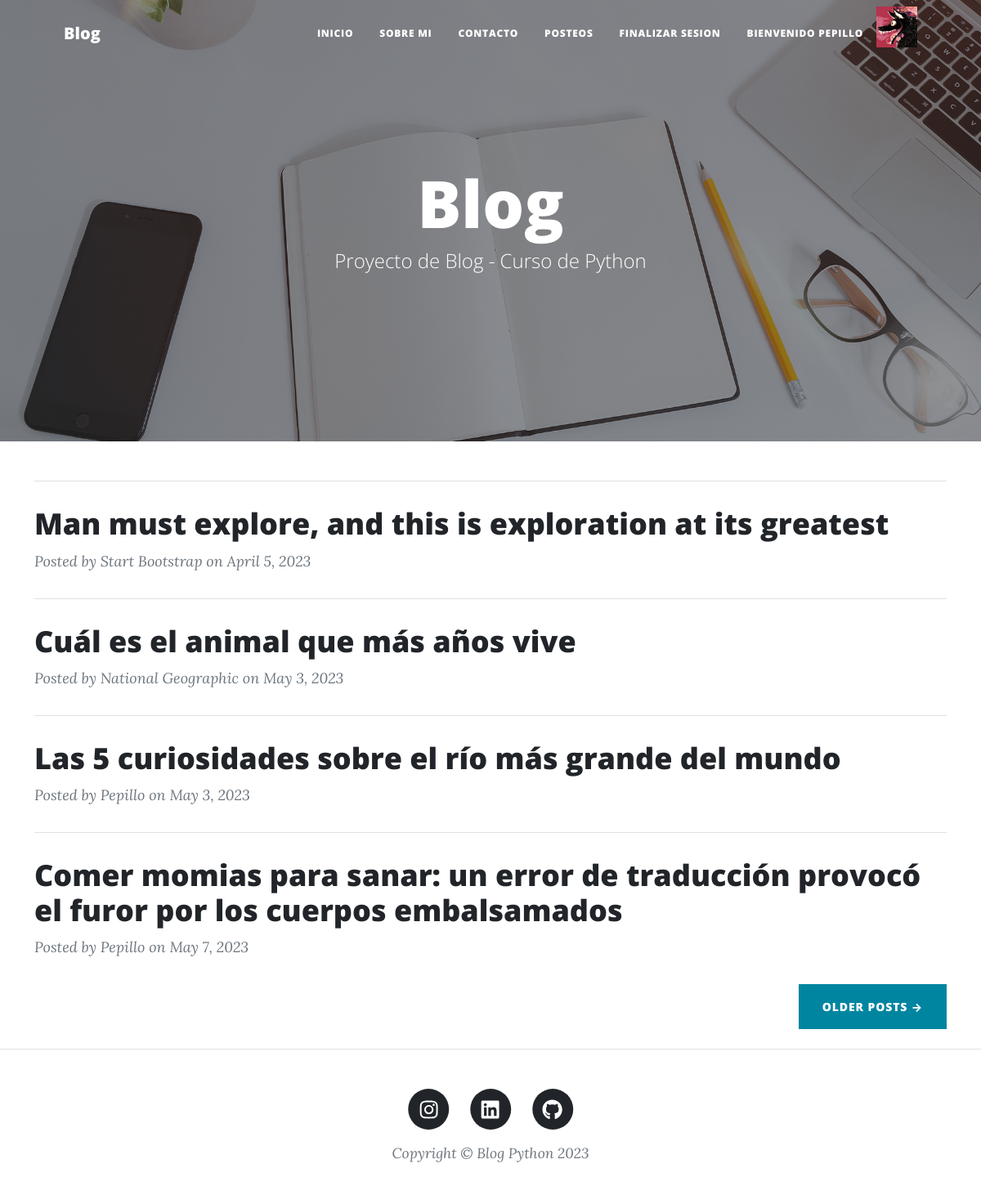
Screenshot of / (signed in) with the database file from the repository.
### Blog/models.py (models this page shows, shortened)
class Posteos(models.Model):
    titulo = models.CharField(max_length=200)
    subtitulo = models.CharField(max_length=200)
    autor = models.CharField(max_length=50)
    fecha = models.DateField()
    texto = RichTextField()

### Blog/views.py (the view)
# urls.py: path('', inicio),
def inicio(request):
    posteos = Posteos.objects.all()
    paginator = Paginator(posteos, 4)
    page_number = request.GET.get('page')
    page_obj = paginator.get_page(page_number)
    context = {'posteos': posteos,'page_obj': page_obj, "avatar": obtenerAvatar(request)}
    return render(request, 'inicio.html', context)

### Blog/views.py (called while the page is built)
@login_required
def obtenerAvatar(request):
    avatares = Avatar.objects.filter(user=request.user.id)
    if len(avatares) != 0:
        return avatares[0].imagen.url
    else:
        return "/media/avatares/default.png"

### Blog/templates/inicio.html (shortened to what this page needs)
{% extends "padre.html" %}
{% load static %}
{% block solo_inicio %}
 <header class="masthead" style="background-image: url('{% static "assets/img/home-bg.jpg" %}')">
       <div class="container position-relative px-4 px-lg-5">
          <div class="row gx-4 gx-lg-5 justify-content-center">
             <div class="col-md-10 col-lg-8 col-xl-7">
                 <div class="site-heading">
{% endblock %}
{% block titulo %}
    <h1>Blog</h1>
{% endblock %}
{% block segundo_titulo %}
    <h1><span class="subheading">Proyecto de Blog - Curso de Python</span></h1>
{% endblock %}
{% block segundo_contenido_que_cambia %}
<div class="container mt-4">
    <div class="post-preview">
        <table>
            <tbody>
                {% for posteo in posteos %}
            <hr class="my-4" />
            <div class="post-preview">
                <a href="{% url 'vistaPost' %}"><h2 class="post-title">{{ posteo.titulo }}</h2></a>
                <p class="post-meta">
                    Posted by {{ posteo.autor }} on {{ posteo.fecha }}
                </p>
            </div>
                {% endfor %}
            <div class="d-flex justify-content-end mb-4"><a class="btn btn-primary text-uppercase" href="#!">Older Posts →</a></div>
            </tbody>
        </table>
    </div>
</div>
{% endblock %}

### Blog/templates/padre.html (shortened to what this page needs)
<!DOCTYPE html>
<html lang="en">
    <head>
        {% load static %}
        <link href="{% static 'css/styles.css' %}" rel="stylesheet" />
    </head>
    <body>
        <nav class="navbar navbar-expand-lg navbar-light" id="mainNav">
            <div class="container px-4 px-lg-5">
                <a class="navbar-brand" href="{% url 'Inicio' %}">Blog</a>
                <div class="collapse navbar-collapse" id="navbarResponsive">
                    <ul class="navbar-nav ms-auto py-4 py-lg-0">
                        <li class="nav-item"><a class="nav-link px-lg-3 py-3 py-lg-4" href="{% url 'Inicio' %}">Inicio</a></li>
                        <li class="nav-item"><a class="nav-link px-lg-3 py-3 py-lg-4" href="{% url 'SobreMi' %}">Sobre Mi</a></li>
                        <li class="nav-item"><a class="nav-link px-lg-3 py-3 py-lg-4" href="{% url 'Contacto' %}">Contacto</a></li>
                        {% if user.is_authenticated %}
                        <li class="nav-item"><a class="nav-link px-lg-3 py-3 py-lg-4" href="{% url 'Posteos' %}">Posteos</a></li>
                        <li class="nav-item"><a class="nav-link px-lg-3 py-3 py-lg-4" href="{% url 'FinalizarSesion' %}">Finalizar Sesion</a></li>
                        <li class="nav-item"><a class="nav-link px-lg-3 py-3 py-lg-4" href="{% url 'miPerfil' %}">Bienvenido {{ user.username }}</a></li>
                        <img src="{{ avatar }}" alt="Avatar" style="width:50px;height:50px;"/>
                        {% else %}
                        <li class="nav-item"><a class="nav-link px-lg-3 py-3 py-lg-4" href="{% url 'IniciarSesion' %}">Iniciar Sesion</a></li>
                        <li class="nav-item"><a class="nav-link px-lg-3 py-3 py-lg-4" href="{% url 'Registro' %}">Registro</a></li>
                        {% endif %}
                    </ul>
                </div>
            </div>
        </nav>
        {% block solo_inicio %}
        {% endblock solo_inicio %}
                            {% block titulo %}
                            {% endblock %}
                            {% block segundo_titulo %}
                            {% endblock %}
                        </div>
                    </div>
                </div>
            </div>
        </header>
        {% block segundo_contenido_que_cambia %}
        {% endblock %}
        <footer class="border-top">
            <div class="container px-4 px-lg-5">
                <div class="row gx-4 gx-lg-5 justify-content-center">
                    <div class="col-md-10 col-lg-8 col-xl-7">
                        <ul class="list-inline text-center">
                            <li class="list-inline-item">
                                <a href="https://www.instagram.com/virginia.aye/">
                                    <span class="fa-stack fa-lg">
                                        <i class="fas fa-circle fa-stack-2x"></i>
                                        <i class="fab fa-instagram fa-stack-1x fa-inverse"></i>
                                    </span>
                                </a>
                            </li>
                            <li class="list-inline-item">
                                <a href="https://www.linkedin.com/in/virginia-barrios-53996a171/">
                                    <span class="fa-stack fa-lg">
                                        <i class="fas fa-circle fa-stack-2x"></i>
                                        <i class="fab fa-linkedin fa-stack-1x fa-inverse"></i>
                                    </span>
                                </a>
                            </li>
                            <li class="list-inline-item">
                                <a href="https://github.com/VirginiaBarrios">
                                    <span class="fa-stack fa-lg">
                                        <i class="fas fa-circle fa-stack-2x"></i>
                                        <i class="fab fa-github fa-stack-1x fa-inverse"></i>
                                    </span>
                                </a>
                            </li>
                        </ul>
                        <div class="small text-center text-muted fst-italic">Copyright &copy; Blog Python 2023</div>
                    </div>
                </div>
            </div>
        </footer>
    </body>
</html>

### rows the page displays
Posteos: titulo "Man must explore, and this is exploration at its greatest", autor "Start Bootstrap", fecha "April 5, 2023"
Posteos: titulo "Cuál es el animal que más años vive", autor "National Geographic", fecha "May 3, 2023"
Posteos: titulo "Las 5 curiosidades sobre el río más grande del mundo", autor "Pepillo", fecha "May 3, 2023"
Posteos: titulo "Comer momias para sanar: un error de traducción provocó el furor por los cuerpos embalsamados", autor "Pepillo", fecha "May 7, 2023"

### other values shown
{{ user.username }} "PEPILLO"
